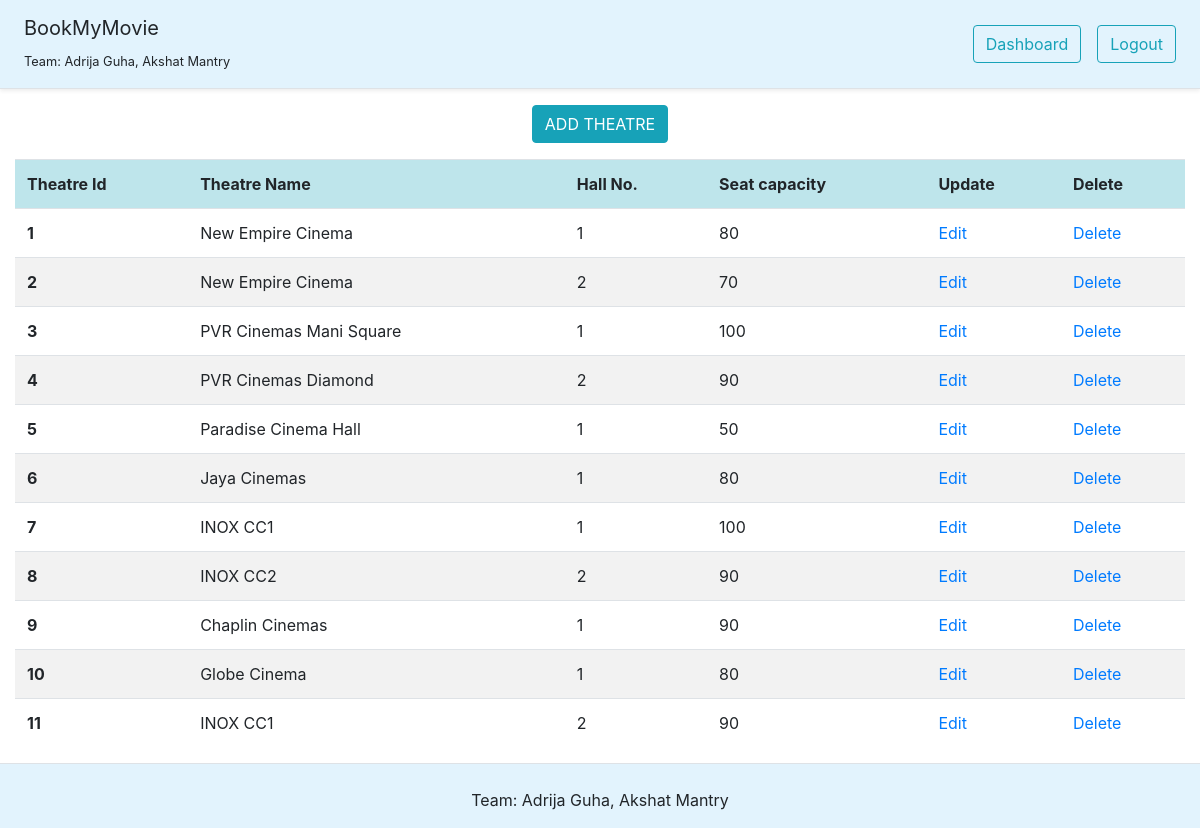
Screenshot of /admin_panel/theatre.php (signed in) with the database file from the repository.
### tables this page shows
CREATE TABLE `theatre` (
  `theatre_id` int(10) NOT NULL,
  `theatre_name` varchar(30) NOT NULL,
  `hall_id` int(10) NOT NULL,
  `capacity` int(10) NOT NULL
);

### admin_panel/theatre.php (the view, shortened to what this page needs)
<?php
include("connection.php");
$querry = "select * from theatre";
$result = mysqli_query($con, $querry);
?>
<!DOCTYPE html>
<html lang="en">
<?php include("include/header.php");?>
    <div class="container mb-3">
        <div class= " text-center">
            <a class="btn btn-info " href="add_theatre.php">ADD THEATRE</a>
        </div>
    </div>
<div class="container-fluid">
<table class="table table-striped">
    <tr class = "table-info">
        <th scope = "col">Theatre Id</th>
        <th scope = "col">Theatre Name</th>
        <th scope = "col">Hall No.</th>
        <th scope = "col">Seat capacity</th>
        <th scope = "col">Update</th>
		<th scope = "col">Delete</th>
    </tr>
    <?php while($fetch=mysqli_fetch_object($result)){?>
    <tr >
        <th scope = "row">
            <?php echo $fetch->theatre_id;?>
        </th>
        <td>
            <?php echo $fetch->theatre_name;?>
        </td>
        <td>
            <?php echo $fetch->hall_id;?>
        </td>
        <td>
            <?php echo $fetch->capacity;?>
        </td>
        <td>
            <a class="pr-2" href="edit_theatre.php?id=<?php echo $fetch->theatre_id;?>">Edit</a>
        </td>
        <td>
            <a href="theatre.php?del=<?php echo $fetch->theatre_id;?>">Delete</a>
        </td>
    </tr>
    <?php }?>
</table>
</div>
<?php include("include/footer.php");?>
</html>

### rows the page displays
theatre: theatre_id "1", theatre_name "New Empire Cinema", hall "1", capacity "80"
theatre: theatre_id "2", theatre_name "New Empire Cinema", hall "2", capacity "70"
theatre: theatre_id "3", theatre_name "PVR Cinemas Mani Square", hall "1", capacity "100"
theatre: theatre_id "4", theatre_name "PVR Cinemas Diamond", hall "2", capacity "90"
theatre: theatre_id "5", theatre_name "Paradise Cinema Hall", hall "1", capacity "50"
theatre: theatre_id "6", theatre_name "Jaya Cinemas", hall "1", capacity "80"
theatre: theatre_id "7", theatre_name "INOX CC1", hall "1", capacity "100"
theatre: theatre_id "8", theatre_name "INOX CC2", hall "2", capacity "90"
theatre: theatre_id "9", theatre_name "Chaplin Cinemas", hall "1", capacity "90"
theatre: theatre_id "10", theatre_name "Globe Cinema", hall "1", capacity "80"
theatre: theatre_id "11", theatre_name "INOX CC1", hall "2", capacity "90"
